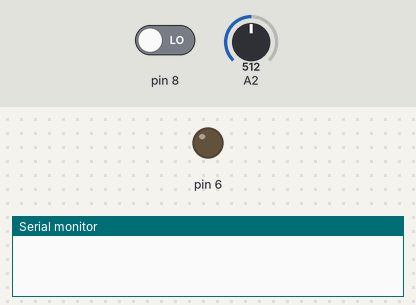
A sketch run on a simulated Arduino Uno, built with avr-gcc and run on an emulated ATmega328P. On the bench: output pins drawn as LEDs (lit = HIGH), the last lines printed to the serial monitor. Inputs (shaded band) come from the test bench; at power-on: pin 8 LOW, A2 = 512.

Above: at 1.2 s.
1.3 s: pin 8 driven HIGH
At 2.7 s:
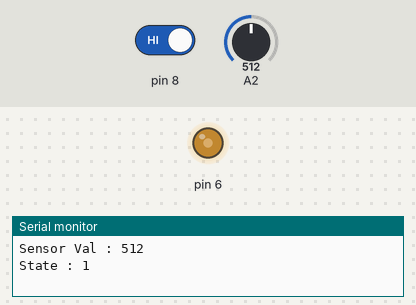
Timing chart, 0 to 4.3 s (numbered marks = the images above; inputs shaded):
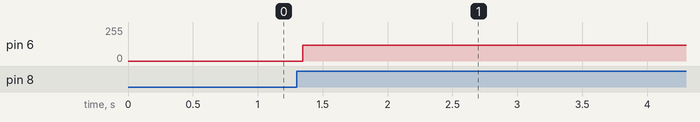

Measured:
- after the input at 1.3 s, pin 6: 0/255 → 118/255 after 0.05 s

The sketch:

hw_03.ino
```cpp
void setup() {
  pinMode(8, INPUT);
  pinMode(6, OUTPUT);
  pinMode(A2, INPUT);
  Serial.begin(9600);
}

bool currentState = false;
bool prevState = false;
int state = 0;
double voltage;
int pwm;
int i = 0;

void loop() {

  int pinVal = analogRead(A2);
  currentState = digitalRead(8);
  voltage = (pinVal * 5.0) / 1023.0;
  pwm = (voltage * 255.0) / 5.0;

  if (currentState && !prevState) {

    if (state < 2)
      state++;
    else if (state == 2 && pinVal >= 1000)
      state++;
    else if (state == 3) {
      state = 0;
      i = 0;
    }
    Serial.print("Sensor Val : ");
    Serial.println(pinVal);

    Serial.print("State : ");
    Serial.println(state);
  }

  if (state == 0) {
    analogWrite(6, 0);
  }

  if (state == 1) {
    if (i > 255)
      i = 0;
    if (i < 255)
      analogWrite(6, i);
    i += 20;
  }

  else if (state == 2) {
    analogWrite(6, pwm);
  }

  else if (state == 3) {
    pwm = 255 - pwm;
    analogWrite(6, pwm);
  }

  prevState = currentState;
}
```
